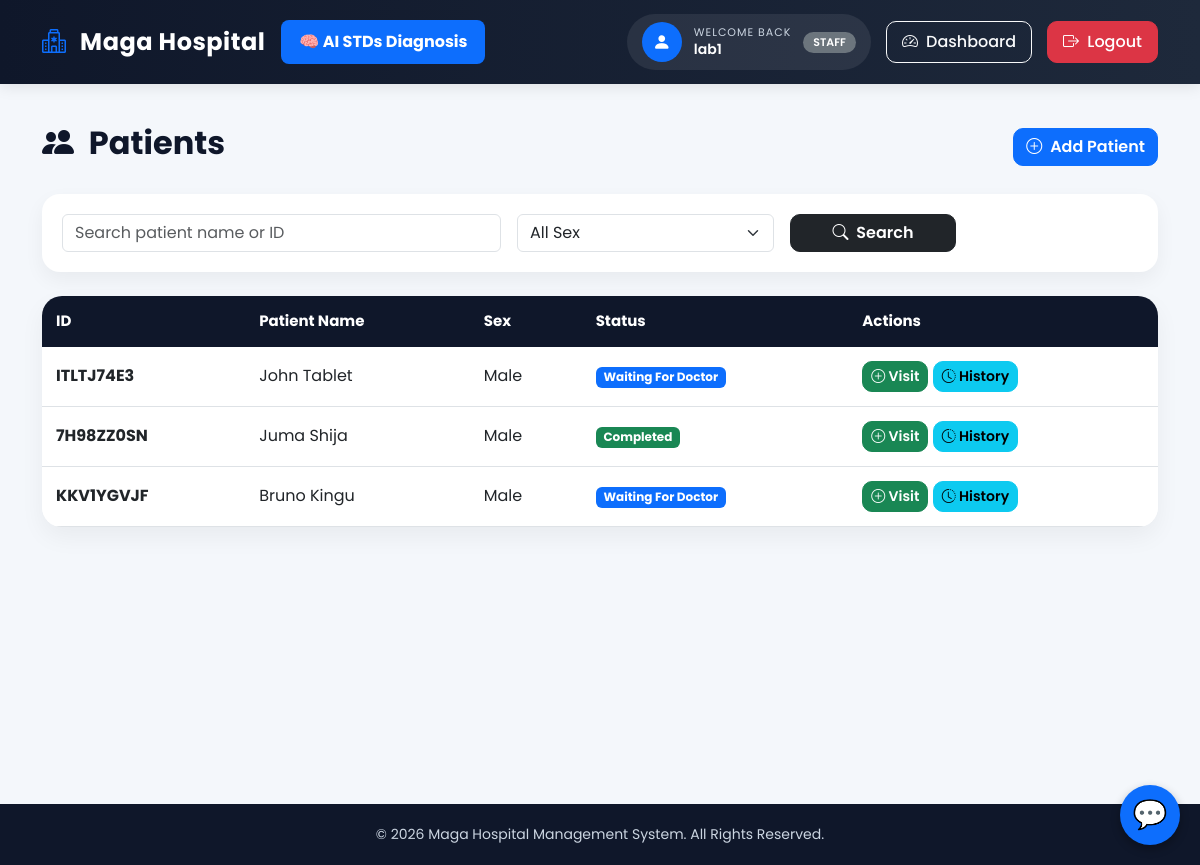
The page /patients/ (signed in) on the database its author committed.
### magahospital/models.py (models this page shows, shortened)
class Patient(models.Model):
    idno = models.CharField(
        max_length=9,
        unique=True,
        default=generate_random_code,
        editable=False
    )
    firstname = models.CharField(
        max_length=200
    )
    secondname = models.CharField(
        max_length=200
    )
    age = models.IntegerField()
    address = models.CharField(
        max_length=200
    )
    sex = models.CharField(
        max_length=1,
        choices=SEX
    )
    created_at = models.DateTimeField(
        default=timezone.now
    )
    class Meta:
        ordering = ['-created_at']

### magahospital/views.py (the view)
@login_required
def patient_list(request):
    query = request.GET.get('q')
    sex = request.GET.get('sex')
    patients = Patient.objects.prefetch_related(
        'visits'
    ).all().order_by(
        '-created_at'
    )
    if query:
        patients = patients.filter(
            Q(firstname__icontains=query) |
            Q(secondname__icontains=query) |
            Q(idno__icontains=query)
        )
    if sex:
        patients = patients.filter(
            sex=sex
        )
    patients = list(patients)
    for patient in patients:
        patient.current_visit = Visit.objects.filter(
        patient=patient
    ).order_by('-id').first()
    return render(
        request,
        'magahospital/patient_list.html',
        {
            'patients': patients
        }
    )

### magahospital/templates/magahospital/patient_list.html (shortened to what this page needs)
{% extends 'magahospital/base.html' %}
{% load static %}
{% block content %}
<div class="d-flex justify-content-between align-items-center mb-4">
    <h2 class="page-title">
        <i class="bi bi-people-fill me-2"></i>
        Patients
    </h2>
    <a href="{% url 'create_patient' %}"
       class="btn btn-primary btn-custom">
        <i class="bi bi-plus-circle me-1"></i>
        Add Patient
    </a>
</div>
<div class="search-card mb-4">
    <form method="GET" class="row g-3">
        <div class="col-md-5">
            <input type="text"
                   name="q"
                   class="form-control"
                   placeholder="Search patient name or ID"
                   value="{{ request.GET.q }}">
        </div>
        <div class="col-md-3">
            <select name="sex" class="form-select">
                <option value="">All Sex</option>
            </select>
        </div>
        <div class="col-md-2">
            <button type="submit"
                    class="btn btn-dark w-100 btn-custom">
                <i class="bi bi-search me-1"></i>
                Search
            </button>
        </div>
    </form>
</div>
<div class="table-card">
    <table class="table table-hover custom-table mb-0">
        <thead>
            <tr>
                <th>ID</th>
                <th>Patient Name</th>
                <th>Sex</th>
                <th>Status</th>
                <th>Actions</th>
            </tr>
        </thead>
        <tbody>
        {% for patient in patients %}
            <tr>
                <td>
                    <strong>
                        {{ patient.idno }}
                    </strong>
                </td>
                <td>
                    {{ patient.firstname }}
                    {{ patient.secondname }}
                </td>
                <td>
                    {% if patient.sex == "M" %}
                        Male
                    {% else %}
                        Female
                    {% endif %}
                </td>
<td>
{% with latest_visit=patient.current_visit %}
    {% if latest_visit %}
        {% if latest_visit.status == "Doctor" %}
            <span class="badge bg-primary">
                Waiting For Doctor
            </span>
        {% elif latest_visit.status == "Lab" %}
            <span class="badge bg-warning text-dark">
                Waiting For Laboratory
            </span>
        {% elif latest_visit.status == "Prescription" %}
            <span class="badge bg-info text-dark">
                Waiting For Prescription
            </span>
        {% elif latest_visit.status == "Dispense" %}
            <span class="badge bg-danger">
                Waiting For Dispense
            </span>
        {% elif latest_visit.status == "Completed" %}
            <span class="badge bg-success">
                Completed
            </span>
        {% else %}
            <span class="badge bg-secondary">
                {{ latest_visit.status }}
            </span>
        {% endif %}
    {% else %}
        <span class="badge bg-secondary">
            No Visit
        </span>
    {% endif %}
{% endwith %}
</td>
                <td>
                    <a href="{% url 'create_visit' patient.idno %}"
                       class="btn btn-success btn-sm btn-custom">
                        <i class="bi bi-plus-circle"></i>
                        Visit
                    </a>
                    <a href="{% url 'patient_history' patient.idno %}"
                       class="btn btn-info btn-sm btn-custom">
                        <i class="bi bi-clock-history"></i>
                        History
                    </a>
                </td>
            </tr>
        {% empty %}
            <tr>
                <td colspan="5" class="text-center p-4">
                    No patients found
                </td>
            </tr>
        {% endfor %}
        </tbody>
    </table>
</div>
{% endblock %}

### magahospital/templates/magahospital/base.html (shortened to what this page needs)
{% load static %}
<!DOCTYPE html>
<html lang="en">
<head>
    <link href="https://cdn.jsdelivr.net/npm/bootstrap@5.3.0/dist/css/bootstrap.min.css" rel="stylesheet">
    <link href="https://cdn.jsdelivr.net/npm/bootstrap-icons@1.11.3/font/bootstrap-icons.min.css" rel="stylesheet">
    <link rel="stylesheet" href="{% static 'css/style.css' %}">
    <link rel="stylesheet" href="{% static 'css/chatbot.css' %}">
    <link rel="stylesheet" href="{% static 'css/style.css' %}">
</head>
<body>
<nav class="navbar navbar-expand-lg navbar-dark">
    <div class="container">
        <a class="navbar-brand" href="{% url 'index' %}">
            <i class="bi bi-hospital me-2"></i>
            Maga Hospital
        </a>
        <div class="collapse navbar-collapse" id="navbarContent">
        <a href="/predict/" class="ai-nav-btn me-4">
    🧠 AI STDs Diagnosis
        </a>
            <div class="ms-auto user-section">
                {% if request.user.is_authenticated %}
                <div class="welcome-box">
                    <div class="avatar">
                        <i class="bi bi-person-fill"></i>
                    </div>
                    <div class="welcome-text">
                        <small>WELCOME BACK</small>
                        <span>
                            {{ request.user.username }}
                        </span>
                    </div>
                    {% if is_admin %}
                        <span class="badge bg-danger role-badge">
                            ADMIN
                        </span>
                    {% elif is_doctor %}
                        <span class="badge bg-success role-badge">
                            DOCTOR
                        </span>
                    {% elif is_lab %}
                        <span class="badge bg-warning text-dark role-badge">
                            LAB
                        </span>
                    {% elif is_dispense %}
                        <span class="badge bg-primary role-badge">
                            DISPENSER
                        </span>
                    {% else %}
                        <span class="badge bg-secondary role-badge">
                            STAFF
                        </span>
                    {% endif %}
                </div>
                <a href="{% url 'dashboard' %}"
                   class="btn btn-outline-light nav-btn">
                    <i class="bi bi-speedometer2 me-1"></i>
                    Dashboard
                </a>
                <a href="{% url 'logout' %}"
                   class="btn btn-danger nav-btn">
                    <i class="bi bi-box-arrow-right me-1"></i>
                    Logout
                </a>
                {% endif %}
            </div>
        </div>
    </div>
</nav>
<div class="container main-content">
    {% block content %}
    {% endblock %}
</div>
<footer>
    <div class="container">
        <p>
            © 2026 Maga Hospital Management System. All Rights Reserved.
        </p>
    </div>
</footer>
<div class="chat-circle" id="chat-toggle">
    💬
</div>
</body>
</html>

### magahospital/static/css/style.css (style rules this page uses)
* { margin:0; padding:0; box-sizing:border-box; }
body { font-family:'Poppins', sans-serif; background:#f4f7fb; color:#333; }
.navbar { background: linear-gradient(90deg, #0f172a, #1e293b) !important; padding:14px 0; box-shadow:0 2px 15px rgba(0,0,0,0.1); }
.navbar-brand { font-size:1.5rem; font-weight:700; color:#fff !important; letter-spacing:0.5px; }
.navbar-brand i { color:#0d6efd; }
.ai-nav-btn { background:#0d6efd; color:#fff !important; padding:10px 18px; border-radius:8px; text-decoration:none; font-weight:bold; transition:0.3s; }
.user-section { display:flex; align-items:center; gap:15px; }
.welcome-box { display:flex; align-items:center; gap:12px; background:rgba(255,255,255,0.08); padding:8px 15px; border-radius:50px; }
.avatar { width:40px; height:40px; border-radius:50%; background:#0d6efd; display:flex; align-items:center; justify-content:center; color:#fff; font-size:18px; }
.welcome-text { line-height:1.2; }
.welcome-text small { display:block; color:#cbd5e1; font-size:11px; letter-spacing:1px; }
.welcome-text span { color:#fff; font-size:14px; font-weight:600; }
.role-badge { font-size:11px; padding:5px 10px; border-radius:20px; font-weight:600; }
.nav-btn { border-radius:10px; padding:8px 15px; font-weight:500; transition:0.3s; }
.main-content { padding-top:40px; min-height:85vh; }
footer { background:#0f172a; color:#fff; text-align:center; padding:20px 0; margin-top:40px; }
footer p { margin:0; font-size:14px; color:#cbd5e1; }

### magahospital/static/css/chatbot.css (style rules this page uses)
.chat-circle { position: fixed; bottom: 20px; right: 20px; width: 60px; height: 60px; background: #0d6efd; color: white; border-radius: 50%; display: flex; justify-content: center; align-items: center; font-size: 28px; cursor: pointer; box-shadow: 0 4px 10px rgba(0,0,0,0.3); z-index: 9999; }

### magahospital/templates/magahospital/patient_list.html (style rules this page uses)
.page-title { font-weight:700; color:#0f172a; }
.table-card { background:#fff; border:none; border-radius:20px; box-shadow:0 10px 25px rgba(0,0,0,0.05); overflow:hidden; }
.custom-table th { background:#0f172a; color:#fff; border:none; padding:14px; font-size:15px; }
.custom-table td { vertical-align:middle; padding:14px; }
.search-card { background:#fff; border:none; border-radius:18px; box-shadow:0 8px 20px rgba(0,0,0,0.05); padding:20px; }
.btn-custom { border-radius:10px; font-weight:600; }

### rows shown on the page
Patient: idno "ITLTJ74E3", firstname "John", secondname "Tablet", sex "Male", shows "Waiting For Doctor"
Patient: idno "7H98ZZ0SN", firstname "Juma", secondname "Shija", sex "Male", shows "Completed"
Patient: idno "KKV1YGVJF", firstname "Bruno", secondname "Kingu", sex "Male", shows "Waiting For Doctor"

### other values the page prints
{{ request.user.username }} "lab1"
